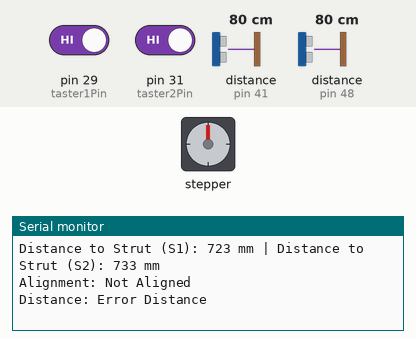
A sketch run on a simulated Arduino Mega 2560, built with avr-gcc and run on an emulated ATmega2560. On the bench: stepper motor, the last lines printed to the serial monitor. Wiring (inferred from the names in the program): stepper motor driver (200 steps per turn assumed): step pin 2; direction pin 3; enable pin 4. The inputs (shaded band) are chosen by the test bench; at power-on: distance to the obstacle (sensors on pin 41, pin 48) 80 cm, pin 29 (taster1Pin) HIGH, pin 31 (taster2Pin) HIGH.

Above: at 1.2 s.
1.3 s: distance to the obstacle (sensor on pin 41) set to 9 cm
At 3.1 s:
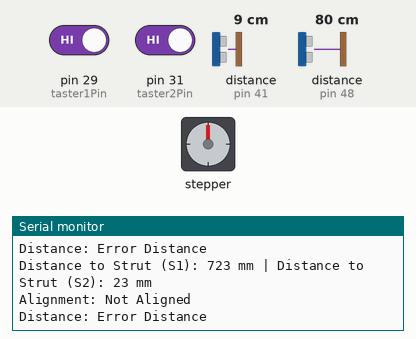
5.7 s: distance to the obstacle (sensor on pin 48) set to 9 cm
At 7.6 s:
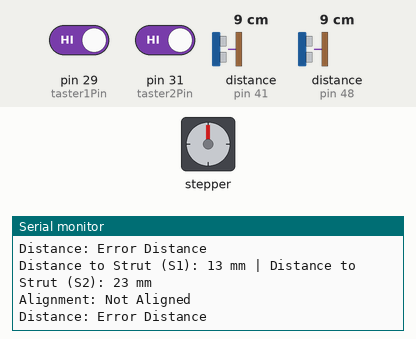
10.1 s: pin 29 (taster1Pin) driven LOW and pin 31 (taster2Pin) driven LOW
At 11.5 s:
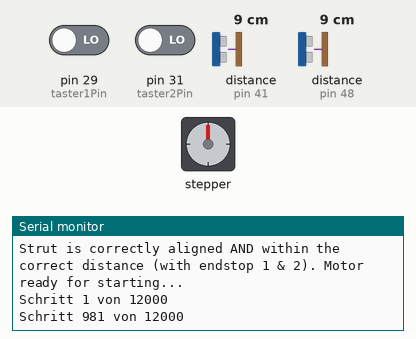
Timing chart, 0 to 13.1 s (numbered marks = the images above; inputs shaded):
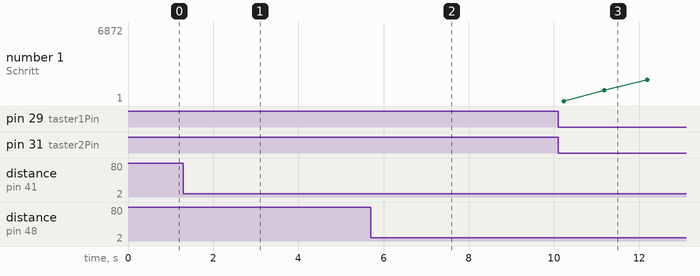

The sketch:

002_1_Greifen_von_Struts.ino
```cpp
// =============================================
//  Project:  Masterthesis
//  Author:   Lukas Bartschinski
//  Date:     26.03.2026
//  Description:
//  This sketch controls two VL53L0X distance sensors and a stepper motor
// =============================================

#include <Wire.h>
#include <VL53L0X.h>

// =============================================
//               Pin Definitions
// =============================================

// XSHUT pins for VL53L0X sensors
const int sensor1XSHUT = 8;
const int sensor2XSHUT = 9;

// Limit switch pins
const int taster1Pin = 29;  // Limit switch Nr. 1 Joint
const int taster2Pin = 31;  // Limit switch Nr. 2 Joint
const int taster4Pin = 22;  // Limit switch Nr. 3 Patch

// Stepper motor control pins
#define STEP_PIN 2    // Step signal (PWR on TB6600)
#define DIR_PIN 3     // Direction signal (PUL on TB6600)
#define ENA_PIN 4     // Enable signal (ENBL on TB6600)

// NEMA 17 Stepper Motor settings: 1.46A (ON;ON;OFF) / 12V
// =============================================
//               Constants
// =============================================

// VOF sensor
const int SENSOR_OFFSET1 = 77; //measured Offset in mm
const int SENSOR_OFFSET2 = 67; //measured Offset in mm

// Stepper motor --> step delay in microseconds
const int STEP_DELAY_US_INITIAL = 500; // 500 µs delay for initial steps

// Other
const unsigned long PRINT_DELAY = 1000; // Verzögerung für serielle Ausgaben in ms

// =============================================
//               Global Variables
// =============================================

// VOF sensor objects
VL53L0X sensor1;
VL53L0X sensor2;

// Process state tracking
enum ProcessState { WAIT_FOR_ALIGNMENT, MOVE_MOTOR, WAIT_DELAY, MOVE_MOTOR_BACKWARD };
ProcessState currentState = WAIT_FOR_ALIGNMENT;

// Variables for delay and step counting
unsigned long delayStartTime = 0;
unsigned long stepCounter = 0;
const unsigned long MOTOR_STEPS = 12000; // 12000 steps after alignment

// =============================================
//  SETUP: Initialize hardware and sensors
// =============================================

void setup() {
  Serial.begin(9600);
  Wire.begin();  // Initialize I²C bus

  // Set XSHUT pins as outputs
  pinMode(sensor1XSHUT, OUTPUT);
  pinMode(sensor2XSHUT, OUTPUT);

  // Reset both VL53L0X sensors
  digitalWrite(sensor1XSHUT, LOW);
  digitalWrite(sensor2XSHUT, LOW);
  delay(10);

  // Normally both sensors have address 0x29 so one address must be changed to 0x30
  // Start VL53L0X sensor 1 and set address
  digitalWrite(sensor1XSHUT, HIGH);
  delay(10);
  sensor1.init(true);
  sensor1.setAddress(0x30);  // New address for sensor 1
  delay(10);

  // Start VL53L0X sensor 2 (default address 0x29)
  digitalWrite(sensor2XSHUT, HIGH);
  delay(10);
  sensor2.init(true);
  sensor2.setAddress(0x29);  // Default address for sensor 2
  delay(10);

  // Start continuous measurement
  sensor1.startContinuous(50);
  sensor2.startContinuous(50);

  // Initialize limit switches
  pinMode(taster1Pin, INPUT_PULLUP);
  pinMode(taster2Pin, INPUT_PULLUP);
  pinMode(taster4Pin, INPUT_PULLUP);

  // Initialize stepper motor pins
  pinMode(STEP_PIN, OUTPUT);
  pinMode(DIR_PIN, OUTPUT);
  pinMode(ENA_PIN, OUTPUT);

  Serial.println("EE system ready. Waiting for correct alignment with Strut");
}

// =============================================
//  LOOP: Main program loop
// =============================================

void loop() {
  switch (currentState) {
    case WAIT_FOR_ALIGNMENT:
      waitForAlignment();
      break;
    case MOVE_MOTOR:
      moveMotor();
      break;
    case WAIT_DELAY:
      waitDelay();
      break;
    case MOVE_MOTOR_BACKWARD:
      moveMotorBackward();
      break;
  }
}

// ============================================================================================================================================================
//  Function --> waitForAlignment: Wait for correct alignment with the struts or the switch press the connection of endstops 1 and 2 to start the stepper motor
// ============================================================================================================================================================

void waitForAlignment() {
  static unsigned long lastDistancePrint = 0;

  if (millis() - lastDistancePrint >= PRINT_DELAY) {
    // Read distance from VL53L0X sensors
    int distance1 = sensor1.readRangeContinuousMillimeters();
    int distance2 = sensor2.readRangeContinuousMillimeters();

    // Subtract 20mm offset
    int adjustedDistance1 = distance1 - SENSOR_OFFSET1;
    int adjustedDistance2 = distance2 - SENSOR_OFFSET2;

    if (sensor1.timeoutOccurred() || sensor2.timeoutOccurred()) {
      Serial.println("Fehler: VL53L0X-Sensor - Timeout");
    } else {
      Serial.print("Distance to Strut (S1): ");
      Serial.print(adjustedDistance1);
      Serial.print(" mm | Distance to Strut (S2): ");
      Serial.print(adjustedDistance2);
      Serial.println(" mm");

      // Check alignment
      bool aligned = abs(adjustedDistance1 - adjustedDistance2) <= 8;
      Serial.print("Alignment: ");
      Serial.println(aligned ? "Aligned" : "Not Aligned");

      // Check distance alignment
      bool correctDistance = (adjustedDistance1 < 15 && adjustedDistance1 > 0) &&        //  distance Strut to Sensor S1 below 15mm
                             (adjustedDistance2 < 15 && adjustedDistance2 > 0);          //  distance Strut to Sensor S2 below 15mm
      Serial.print("Distance: ");
      Serial.println(correctDistance ? "Correct Distance" : "Error Distance");

      if (aligned && correctDistance) {
        Serial.println("Strut is correctly aligned AND within the correct distance. Motor ready for starting...");
        currentState = MOVE_MOTOR;
        stepCounter = 0;
        digitalWrite(ENA_PIN, HIGH);  // Enable motor
        digitalWrite(DIR_PIN, HIGH);  // Direction: clockwise
      }
    }
    lastDistancePrint = millis();
  }

  // Backup for the alignment and distance test with endstop 1 and 2
  int taster1Zustand = digitalRead(taster1Pin);
  int taster2Zustand = digitalRead(taster2Pin);

  // If switches 1 and 2 are pressed simultaneously, start motor
  if (taster1Zustand == LOW && taster2Zustand == LOW) {
    Serial.println("Strut is correctly aligned AND within the correct distance (with endstop 1 & 2). Motor ready for starting...");
    currentState = MOVE_MOTOR;
    stepCounter = 0;
    digitalWrite(ENA_PIN, HIGH);  // Enable motor
    digitalWrite(DIR_PIN, HIGH);  // Direction: clockwise
  }
}

// ============================================================================
//  moveMotor: Move stepper motor 12000 steps
// ============================================================================

void moveMotor() {
  static unsigned long lastStepPrint = 0;

  // 12000 steps
  if (stepCounter < MOTOR_STEPS) {
    digitalWrite(STEP_PIN, HIGH);
    delayMicroseconds(STEP_DELAY_US_INITIAL);
    digitalWrite(STEP_PIN, LOW);
    delayMicroseconds(STEP_DELAY_US_INITIAL);
    stepCounter++;

    if (millis() - lastStepPrint >= PRINT_DELAY) {
      Serial.print("Schritt ");
      Serial.print(stepCounter);
      Serial.print(" von ");
      Serial.println(MOTOR_STEPS);
      lastStepPrint = millis();
    }
  } else {
    Serial.println("Set steps reached.");
    delayStartTime = millis();    // Save delay start time
    currentState = WAIT_DELAY;
  }
}

// ==============================================================================================================
//  waitDelay: Wait for 90 seconds until stepper motor turns back in the other direction to release strut again
// ==============================================================================================================

void waitDelay() {
  static unsigned long lastDelayPrint = 0;

  if (millis() - lastDelayPrint >= PRINT_DELAY) {
    unsigned long remainingTime = (90000 - (millis() - delayStartTime)) / 1000;    // currently 90s delay set
    Serial.print("Waiting: ");
    Serial.print(remainingTime);
    Serial.println(" seconds remaining");
    lastDelayPrint = millis();
  }

  // 30 second delay
  if (millis() - delayStartTime >= 90000) {                                        // currently 90s delay set
    currentState = MOVE_MOTOR_BACKWARD;
  }
}

// ======================================================================
//  moveMotorBackward: Move motor 12000 steps backward to release strut
// ======================================================================

void moveMotorBackward() {
  static unsigned long lastBackwardPrint = 0;
  static int backwardSteps = 0;

  if (backwardSteps == 0) {
    Serial.println("Release of Strut");
    digitalWrite(ENA_PIN, HIGH);  // Enable motor
    digitalWrite(DIR_PIN, LOW);   // Direction: counterclockwise
  }

  // 12000 steps backwards
  if (backwardSteps < 12000) {
    digitalWrite(STEP_PIN, HIGH);
    delayMicroseconds(STEP_DELAY_US_INITIAL);
    digitalWrite(STEP_PIN, LOW);
    delayMicroseconds(STEP_DELAY_US_INITIAL);
    backwardSteps++;

    if (millis() - lastBackwardPrint >= PRINT_DELAY) {
      Serial.print("Backward step ");
      Serial.print(backwardSteps);
      Serial.println(" of ");
      lastBackwardPrint = millis();
    }
  } else {
    digitalWrite(ENA_PIN, LOW);  // Disable motor
    currentState = WAIT_FOR_ALIGNMENT;
    backwardSteps = 0;
    Serial.println("Strut successfully released. EE system ready for new task");
  }
}
```

Measured:
- after the input at 1.3 s, the serial monitor: prints a new line after 0.89 s (image 1)
- after the input at 5.7 s, the serial monitor: prints a new line after 0.95 s (image 2)
- after the input at 10.1 s, the serial monitor: prints a new line at once (image 3)
